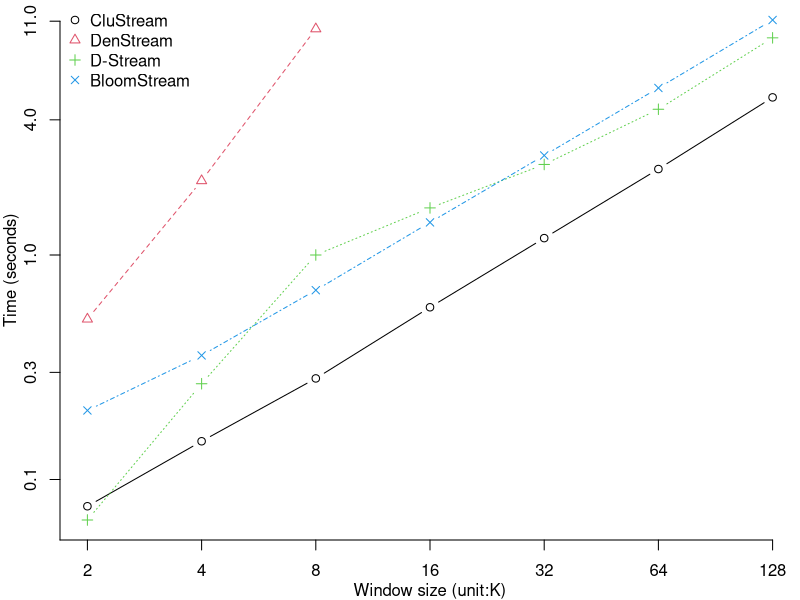

Source code (R):
# dimension stats
stats = data.frame()
stats <- rbind(stats, c(0.0760, 0.5180, 0.0660, 0.2030)) # 2
stats <- rbind(stats, c(0.1480, 2.1420, 0.2670, 0.357)) # 4
stats <- rbind(stats, c(0.2820, 10.1680, 1.000, 0.697)) # 8
stats <- rbind(stats, c(0.5850, NA , 1.6210, 1.3970)) # 16
stats <- rbind(stats, c(1.1890, NA, 2.5310, 2.7760)) # 32
stats <- rbind(stats, c(2.4150, NA, 4.4580, 5.5470)) # 64
stats <- rbind(stats, c(5.0370, NA, 9.2750, 11.1380)) # 128

#stats <- stats/2
print(stats)

par(
    oma = c(2, 2, 0, 0), # two rows of text at the outer left and bottom margin
    mar = c(1, 1, 0, 0), # space for one row of text at ticks and to separate plots
    mgp = c(2, 1, 0),    # axis label at 2 rows distance, tick labels at 1 row
    #par(pty=""),
    #asp=1,
    xpd = NA # allow content to protrude into outer margin (and beyond)
    )            
matplot(stats, xlab = "Window size (unit:K)", ylab = "Time (seconds)",
        log="xy",
        #ylim=range(c(0,1)),
        #asp=1,
        #at=c(c(2,0.1), c(4,1), c(8,2), c(16,4), c(80,8), c(160,0.3)),
        #at=c(2,4,8,16,32,64),
        axes=F,  
        x = c(2,4,8,16,32,64,128), 
        #mar=c(0,0,20,0), # bottom, left, top, right
        type = c("b"), pch=c(1,2,3,4), col = 1:4)

axis(side=1, at=c(0,2,4,8,16,32,64, 128), xpd = FALSE)
axis(side=2, at=c(0, 0.1, 0.3, 1,   4,   11), xpd = FALSE)

legend("topleft", 
       bty = "n",
       legend = c("CluStream", "DenStream", "D-Stream", "BloomStream"), 
       col=1:4, pch=c(1,2,3,4)) # optional legend

fbase = "~/Desktop/benchmarks/datasets/synthetic/"
measure="final_benchmark_winsize"



savePlotPNG = function(measure) {
  plotFile = paste(fbase, measure, ".png", sep="")
  print(plotFile)
  dev.copy(png, filename=plotFile, res=72);
  dev.off ();
}

savePlotEPS = function(measure) {
  plotFile = paste(fbase, measure, ".eps", sep="")
  print(plotFile)
  dev.copy2eps(file=plotFile);
  dev.off ();
}

savePlotPNG(measure)
#savePlotEPS(measure)